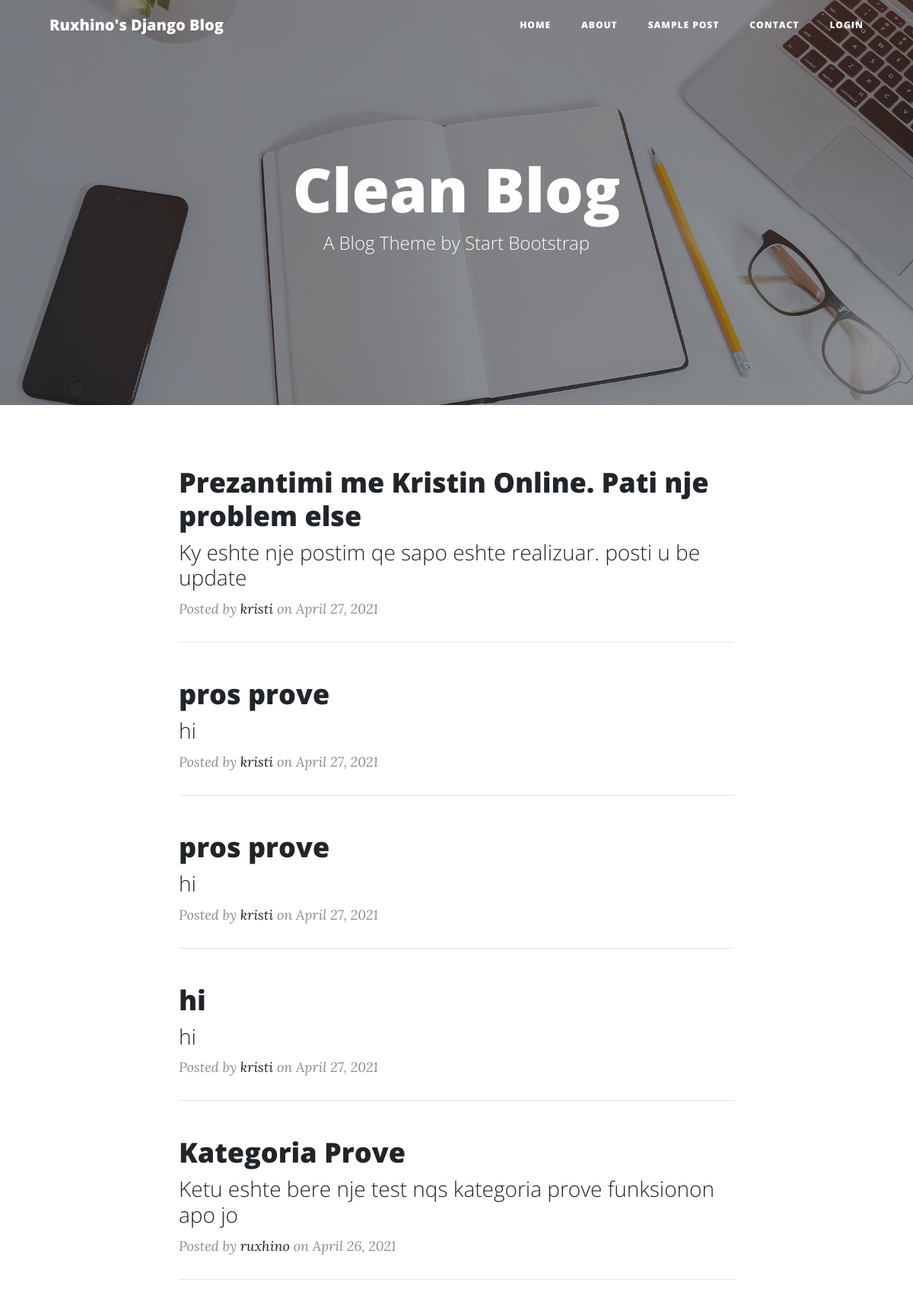
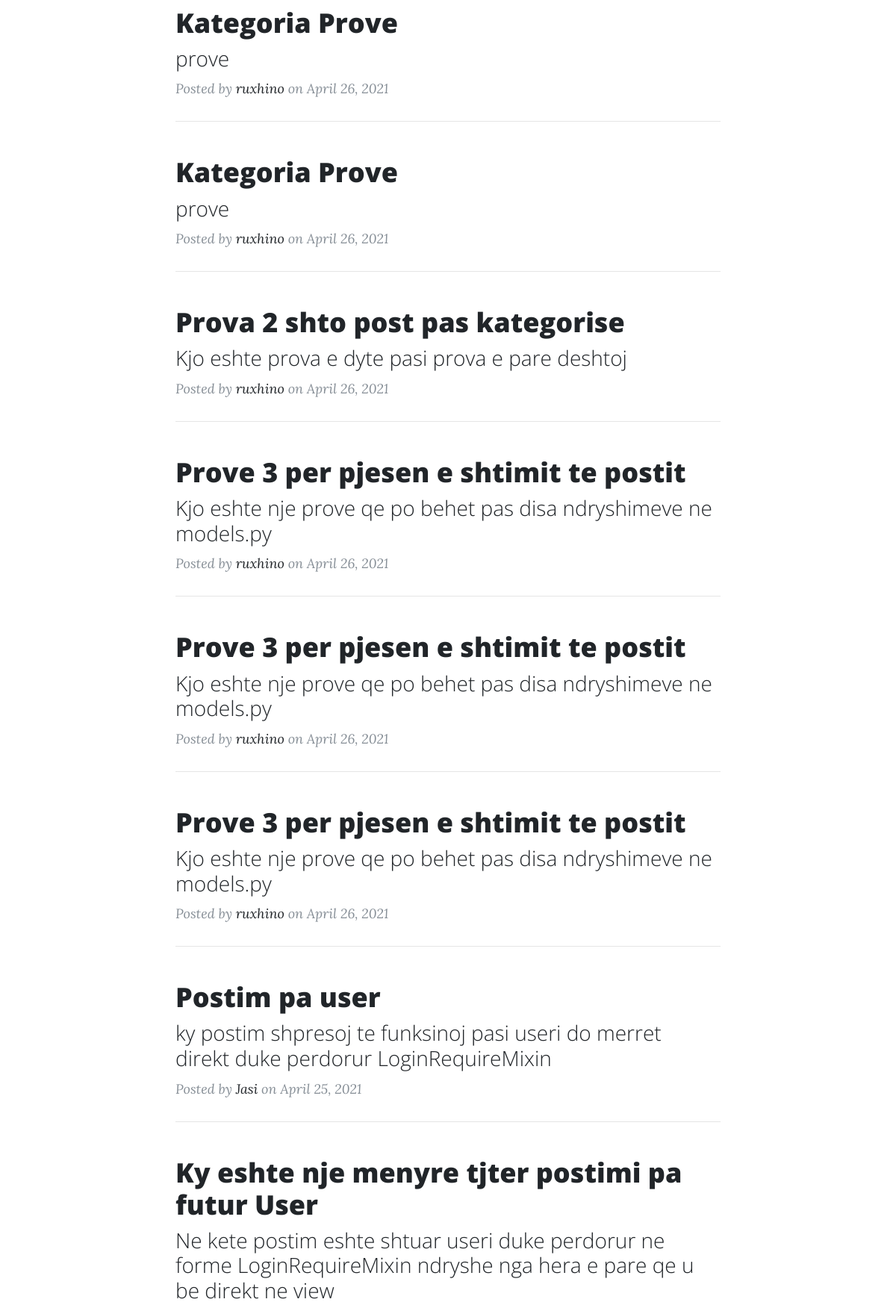
The page / (upper part) on the database its author committed (2 pictures, top to bottom).
### myblog/models.py (models this page shows, shortened)
class Post(models.Model):
    choices = Kategori.objects.all().values_list('emer','emer')
    choice_list = []
    for element in choices:
        choice_list.append(element)
    titull = models.CharField(max_length=255)
    autor = models.ForeignKey(Perdorues, on_delete=models.CASCADE, related_name='autoret')
    trupi = models.TextField()
    post_date = models.DateField(auto_now_add=True)
    likes = models.ManyToManyField(Perdorues, related_name='post_like')
    katekoria = models.CharField(choices=choice_list, default='C', max_length=255)

### perdorues/models.py (models this page shows, shortened)
class Perdorues(AbstractUser):
    mosha = models.PositiveIntegerField(null=True, blank=True)

### myblog/views.py (the view)
# urls.py: path('', HomeView.as_view(), name='home'),
class HomeView(ListView):
    model = Post
    template_name = 'home.html'
    ordering = ['-post_date']

### myblog/templates/home.html
{% extends 'base.html' %}
{% block content %}
    <header class="masthead" style="background-image: url('../static/myblog/img/home-bg.jpg')">
    <div class="overlay"></div>
    <div class="container">
      <div class="row">
        <div class="col-lg-8 col-md-10 mx-auto">
          <div class="site-heading">
            <h1>Clean Blog</h1>
            <span class="subheading">A Blog Theme by Start Bootstrap</span>
          </div>
        </div>
      </div>
    </div>
  </header>
{% for post in object_list %}
<div class="container">
    <div class="row">
      <div class="col-lg-8 col-md-10 mx-auto">
        <div class="post-preview">
          <a href="{% url 'post_detail' post.pk %}">
            <h2 class="post-title">
              {{ post.titull }}
            </h2>
            <h3 class="post-subtitle">
              {{ post.trupi }}
            </h3>
          </a>
          <p class="post-meta">Posted by
            <a href="#">{{ post.autor.username }}</a>
            on {{ post.post_date}}</p>
        </div>
        <hr>
      </div>
    </div>
  </div>
{% endfor %}
{% endblock content %}

### rows shown on the page
Post: titull "Prezantimi me Kristin Online. Pati nje problem else", trupi "Ky eshte nje postim qe sapo eshte realizuar. posti u be update", autor.username "kristi", post_date "April 27, 2021"
Post: titull "pros prove", trupi "hi", autor.username "kristi", post_date "April 27, 2021"
Post: titull "pros prove", trupi "hi", autor.username "kristi", post_date "April 27, 2021"
Post: titull "hi", trupi "hi", autor.username "kristi", post_date "April 27, 2021"
Post: titull "Kategoria Prove", trupi "Ketu eshte bere nje test nqs kategoria prove funksionon apo jo", autor.username "ruxhino", post_date "April 26, 2021"
Post: titull "Kategoria Prove", trupi "prove", autor.username "ruxhino", post_date "April 26, 2021"
Post: titull "Kategoria Prove", trupi "prove", autor.username "ruxhino", post_date "April 26, 2021"
Post: titull "Prova 2 shto post pas kategorise", trupi "Kjo eshte prova e dyte pasi prova e pare deshtoj", autor.username "ruxhino", post_date "April 26, 2021"
Post: titull "Prove 3 per pjesen e shtimit te postit", trupi "Kjo eshte nje prove qe po behet pas disa ndryshimeve ne models.py", autor.username "ruxhino", post_date "April 26, 2021"
Post: titull "Prove 3 per pjesen e shtimit te postit", trupi "Kjo eshte nje prove qe po behet pas disa ndryshimeve ne models.py", autor.username "ruxhino", post_date "April 26, 2021"
Post: titull "Prove 3 per pjesen e shtimit te postit", trupi "Kjo eshte nje prove qe po behet pas disa ndryshimeve ne models.py", autor.username "ruxhino", post_date "April 26, 2021"
Post: titull "Postim pa user", trupi "ky postim shpresoj te funksinoj pasi useri do merret direkt duke perdorur LoginRequireMixin", autor.username "Jasi", post_date "April 25, 2021"
Post: titull "Ky eshte nje menyre tjter postimi pa futur User", trupi "Ne kete postim eshte shtuar useri duke perdorur ne forme LoginRequireMixin ndryshe nga hera e pare qe u be direkt ne view"
